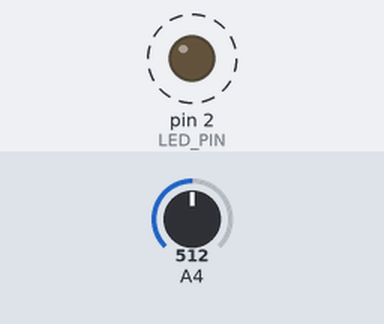
Recording of a sketch running on a simulated Arduino Uno, built with avr-gcc and run on an emulated ATmega328P. Parts: output pins drawn as LEDs (lit = HIGH). Dashed ring = blinking. The inputs (shaded band) are chosen by the test bench; at power-on: A4 = 512.

Above: at 1.8 s.
1.9 s: A4 set to 0
At 2.4 s:
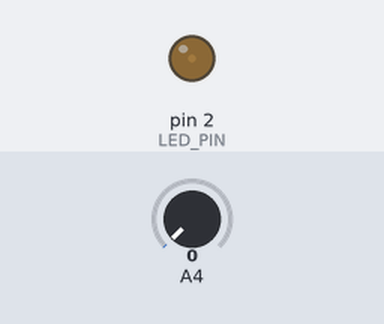
3.6 s: A4 set to 122
At 3.9 s:
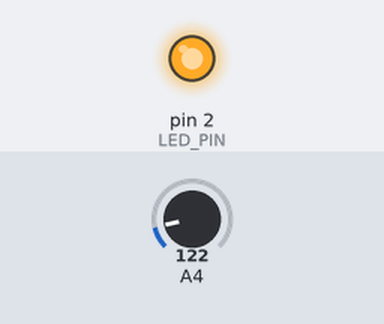
Timing chart, 0 to 13.1 s (numbered marks = the images above; inputs shaded):
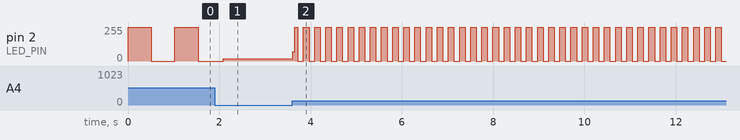

Measured:
- after the input at 3.6 s, pin 2 (LED_PIN): 16/255 → 68/255 at once, then moves between 0/255 and 255/255, repeating every 0.24 s
- by itself, pin 2 (LED_PIN): alternates 255/255 for 0.51 s and 0/255 for 0.51 s

The sketch:

sketch_oct16b.ino
```cpp
#define LED_PIN 2

int reading = 0;

void setup() {
  pinMode(LED_PIN, OUTPUT);
}

void loop() {
  reading = analogRead(A4);
  digitalWrite(LED_PIN, HIGH);
  delay(reading);
  digitalWrite(LED_PIN, LOW);
  delay(reading);
}
```
